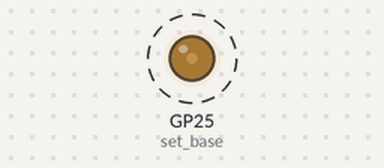
Simulated run of this program. Board: Raspberry Pi Pico running MicroPython. Parts: output pins drawn as LEDs (lit = HIGH). Dashed ring = blinking.

Above: at 0.05 s.
Timing chart, 0 to 4.6 s (numbered marks = the images above):
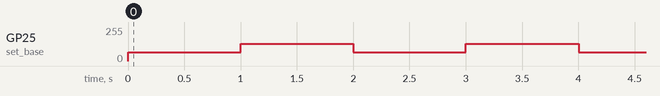

The program:

blink_pio.py
```python
from rp2 import PIO, StateMachine, asm_pio
from machine import Pin
from utime import sleep

@asm_pio(set_init = PIO.OUT_LOW)
def led_half_brightness():
  set(pins, 0)
  set(pins, 1)

@asm_pio(set_init = PIO.OUT_LOW)
def led_quarter_brightness():
  set(pins, 0) [2]
  set(pins, 1)

sm1 = StateMachine(0, led_quarter_brightness, freq = 10000, set_base = Pin(25))
sm2 = StateMachine(1, led_half_brightness, freq = 10000, set_base = Pin(25))

while (True):
  sm1.active(1)
  sleep(1)
  sm1.active(0)

  sm2.active(1)
  sleep(1)
  sm2.active(0)
```

Measured:
- by itself, GP25 (set_base): alternates 128/255 for 1.0 s and 64/255 for 1.0 s
